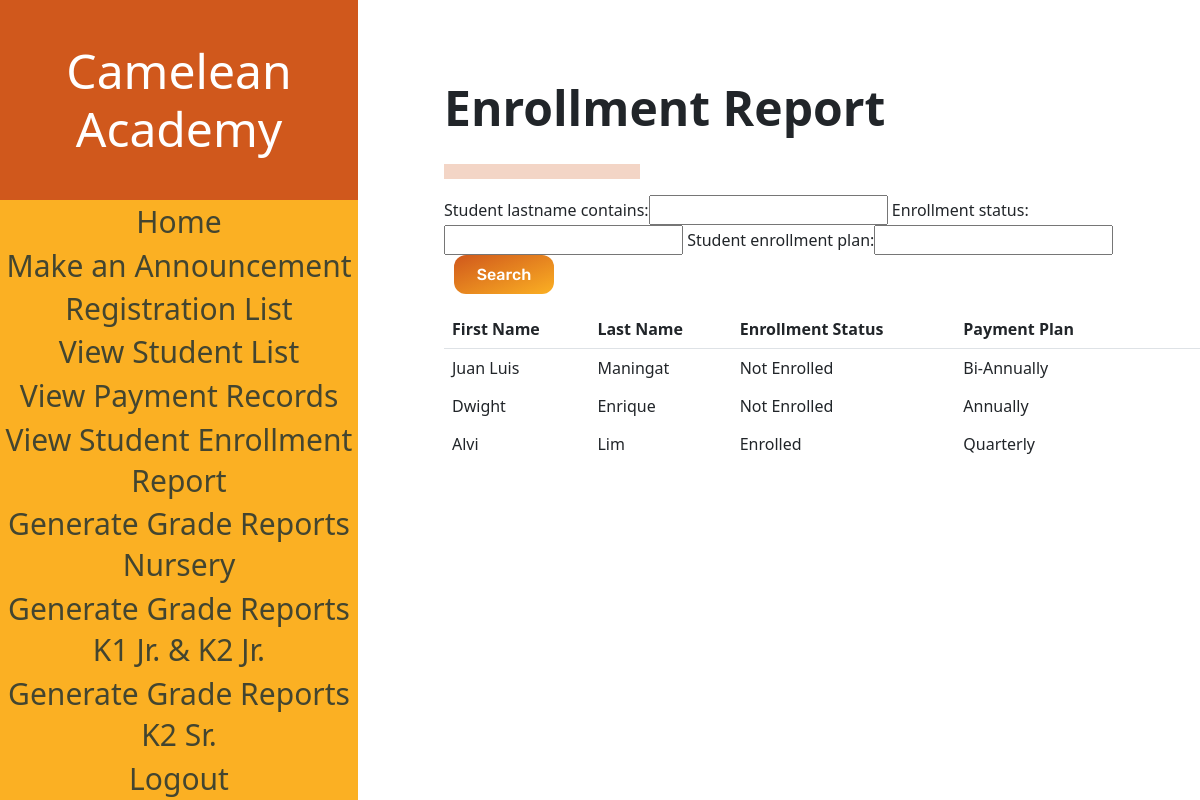
/studentEnrollment (signed in), run on the app's committed database.
### sis_app/models.py (models this page shows)
class Account(models.Model):
    username = models.CharField(max_length=128)
    password = models.CharField(max_length=128)#passwords should be stored hashed
    class Meta:
        abstract=True # Don't use this line if you want Contact to have its own table

class Student(Account):
    student_firstname = models.CharField(max_length=128, default=None)#
    student_lastname = models.CharField(max_length=128, default=None)#
    student_middlename = models.CharField(max_length=128, default=None)
    student_nickname = models.CharField(max_length=128, default=None)
    student_birthday = models.DateField(default=datetime.date.today())
    grade_levels = [
        ('Nursery','Nursery'),
        ('Kinder 1','Kinder 1'),
        ('Kinder 2 Junior', 'Kinder 2 Junior'),
        ('Kinder 2 Senior', 'Kinder 2 Senior'),
    ]
    student_grade_level = models.CharField(max_length=128, choices=grade_levels, default='Nursery')#
    status =[
    ('Not Enrolled','Not Enrolled'),
    ('Enrolled', 'Enrolled'),
    ]#
    sy = [tuple([x,x]) for x in range(2022,2035)]
    enrollment_status = models.CharField(max_length=20, choices=status,default='Not Enrolled')#
    student_schoolyear_start=models.IntegerField(choices=sy, default=None)#
    student_address = models.CharField(max_length=300, default=None)
    student_religion = models.CharField(max_length=128, default=None, blank=True)
    student_nationality = models.CharField(max_length=128, default=None)
    student_hobbies = models.TextField(max_length=500, default=None)
    student_likes = models.TextField(max_length=500, default=None)
    student_dislikes = models.TextField(max_length=500, default=None)
    student_shm = models.TextField(max_length=500, default=None)
    student_allergies = models.TextField(max_length=500, default=None)
    student_sd = models.TextField(max_length=500, default=None)
    student_oconsiderations = models.TextField(max_length=500, default=None, blank=True)
    student_guardianemail = models.EmailField(max_length = 254, default=None)
    student_f_firstname = models.CharField(max_length=128, default=None)
    student_f_lastname = models.CharField(max_length=128, default=None)
    student_f_middlename = models.CharField(max_length=128, default=None)
    student_f_telno = models.CharField(max_length=128, default=None)
    student_f_address = models.CharField(max_length=300, default=None)
    student_f_occupation = models.CharField(max_length=128, default=None)
    student_f_employer = models.CharField(max_length=128, default=None, blank=True)
    student_f_oaddress = models.CharField(max_length=300, default=None, blank=True)
    student_f_otelno = models.CharField(max_length=128, default=None, blank=True)
    student_f_natureofbusiness = models.CharField(max_length=128, default=None, blank=True)
    student_m_firstname = models.CharField(max_length=128, default=None)
    student_m_lastname = models.CharField(max_length=128, default=None)
    student_m_middlename = models.CharField(max_length=128, default=None)
    student_m_telno = models.CharField(max_length=128, default=None)
    student_m_address = models.CharField(max_length=300, default=None)
    student_m_occupation = models.CharField(max_length=128, default=None)
    student_m_employer = models.CharField(max_length=128, default=None, blank=True)
    student_m_oaddress = models.CharField(max_length=300, default=None, blank=True)
    student_m_otelno = models.CharField(max_length=128, default=None, blank=True)
    student_m_natureofbusiness = models.CharField(max_length=128, default=None, blank=True)
    student_sibling_name = models.CharField(max_length=300, default=None, blank=True)
    student_sibling_gender = models.CharField(max_length=128, default=None, blank=True)
    student_sibling_age = models.IntegerField(default=None, blank=True)
    student_sibling_school=models.CharField(max_length=300, default=None, blank=True)
    student_medexp = models.BooleanField(default = False)
    student_rules = models.BooleanField(default = False)
    student_accuracy = models.BooleanField(default = False)
    student_signedname = models.CharField(max_length=300, default=None)
    student_signdate = models.DateField(default=datetime.date.today())
    enrollment_plan_choices =[
    ('Annually','Annually'),
    ('Bi-Annually', 'Bi-Annually'),
    ('Quarterly', 'Quarterly'),
    ]
    student_enrollment_plan = models.CharField(max_length=20, choices=enrollment_plan_choices,default='Annually')

### sis_app/views.py (the view)
# urls.py: path('studentEnrollment',views.EnrollmentStatusAndPaymentPlan, name="student_enrollment"),
@login_required(login_url='sis_app:log_in')
def EnrollmentStatusAndPaymentPlan(request):
    if request.user.is_superuser:
        students = Student.objects.all()
        myFilter2 = EnrollmentStatusAndPaymentPlanFilter(request.GET, queryset=students)
        students = myFilter2.qs
        context = {'studentList' : students, 'myFilter2': myFilter2}
        return render(request,"sis_app/Student_Enrollment.html", context)
    else:
        return redirect('sis_app:home')

### sis_app/templates/sis_app/Student_Enrollment.html (shortened to what this page needs)
{% load static %}
    <link href="https://cdn.jsdelivr.net/npm/bootstrap@5.1.3/dist/css/bootstrap.min.css" rel="stylesheet">
	<link rel="stylesheet" href="{% static "styles/sEnrollment.css" %}" type="text/css">
<body>
    <div class="navbar">
        <div class="navbar-table-container">
            <table class = "navbarTable">
                <thead class= "border-bottom font-weight-bold">
                    <h1 class = "navbarHeader">
                        Camelean Academy
                    </h1>
                </thead>
                <tbody>
                    <tr class = "navbarTr">
                        <td data-heading="Testing"><a class="buttonDesignNegative" href="{% url 'sis_app:home' %}">Home</a></td>
                    </tr>
                    <tr class = "navbarTr">
                        <td data-heading="Testing"><a class="buttonDesignNegative" href="{% url 'sis_app:announcement_form' %}">Make an Announcement</a></td>
                    </tr>
                    <tr class = "navbarTr">
                        <td data-heading="Testing"><a class="buttonDesignNegative" href="{% url 'sis_app:registration_list' %}">Registration List</a></td>
                    </tr>
                    <tr class = "navbarTr">
                        <td data-heading="Testing"><a class="buttonDesignNegative" href="{% url 'sis_app:student_list' %}">View Student List</a></td>
                    </tr>
                    <tr class = "navbarTr">
                        <td data-heading="Testing"><a class="buttonDesignNegative" href="{% url 'sis_app:payment_list' %}">View Payment Records</a></td>
                    </tr>
                    <tr class = "navbarTr">
                        <td data-heading="Testing"><a class="buttonDesignNegative" href="{% url 'sis_app:student_enrollment' %}">View Student Enrollment Report</a></td>
                    </tr>
                    <tr class = "navbarTr">
                        <td data-heading="Testing"><a class="buttonDesignNegative" href="{% url 'sis_app:grade_report_nursery' %}">Generate Grade Reports<br> Nursery</a></td>
                    </tr>
                    <tr class = "navbarTr">
                        <td data-heading="Testing"><a class="buttonDesignNegative" href="{% url 'sis_app:grade_report_k1k2jr' %}">Generate Grade Reports<br> K1 Jr. & K2 Jr.</a></td>
                    </tr>
                    <tr class = "navbarTr">
                        <td data-heading="Testing"><a class="buttonDesignNegative" href="{% url 'sis_app:grade_report_kinder2senior' %}">Generate Grade Reports<br> K2 Sr.</a></td>
                    </tr>
                    <tr class = "navbarTr">
                    <td data-heading="Testing"><a class="buttonDesignNegative" href="{% url 'sis_app:log_out' %}">Logout</a></td>
                    </tr>
                </tbody>
            </table>
        </div>
    </div>
    <div class = "elements">
        <h2 class="pageHeading">Enrollment Report</h2>
        <hr id="baseHR">
        <div class = "form">
            <div class="form-container">
                <form method="get" style=>
                    {{myFilter2.form}}
                    <button class="buttonDesignPositive" id="search" type="submit">Search</button>
                </form>
                <div class="table-container">
                    <table class = "table table-borderless">
                        <thead class= "border-bottom font-weight-bold">
                            <tr>
                                <th>First Name</th>
                                <th>Last Name</th>
                                <th>Enrollment Status</th>
                                <th>Payment Plan</th>
                                <th></th>
                                <th></th>
                                <th></th>
                            </tr>
                        </thead>
                        <tbody>
                            {% for student in studentList %}
                            <tr id="searchbar">
                                <td data-heading="First Name">{{student.student_firstname}}</td>
                                <td data-heading="Last Name">{{student.student_lastname}}</td>
                                <td data-heading="Enrollment Status">{{student.enrollment_status}}</td>
                                <td data-heading="Payment Plan">{{student.student_enrollment_plan}}</td>
                            </tr>
                            {% endfor %}
                        </tbody>
                    </table>
                </div>
            </div>
        </div>
    </div>
</body>

### sis_app/static/styles/sEnrollment.css (style rules this page uses)
h1 { display: flex; justify-content: center; align-items: center; background-color: #D0581C; margin:0; color: #FFFFFF; height: 25vh; width: 358px; font-weight: 200; font-size: 48px; text-align: center; }
.navbarTable { background-color: #FBB023; height: 75vh; width: 358px; margin:0; padding:0; position: relative; }
.navbarTr { text-align: center; font-size: 30px; }
a:visited, a:link { color: #434530; text-decoration: none; }
.navbar { margin:0; padding:0; }
body { display: flex; }
h2 { padding-left: 86px; padding-top: 79px; font-weight: 700; font-size: 48px; }
#baseHR { background-color:#D0581C; width:196px; height:15px; margin-top: 27px; margin-left: 86px; }
.buttonDesignPositive { background: linear-gradient(to bottom right, #D0581C, #FBB023); border: 0; border-radius: 12px; color: #FFFFFF; cursor: pointer; display: inline-block; font-family: "Rubik", sans-serif; font-size: 16px; font-weight: 500; height: 39px; line-height: 2.5; outline: transparent; padding: 0 1rem; text-align: center; text-decoration: none; transition: box-shadow .2s ease-in-out; user-select: none; -webkit-user-select: none; touch-action: manipulation; white-space: nowrap; width: 100px; margin-left: 10px; }
.form-container { margin-left: 86px; }

### data on the page
Student: student_firstname "Juan Luis", student_lastname "Maningat", enrollment_status "Not Enrolled", student_enrollment_plan "Bi-Annually"
Student: student_firstname "Dwight", student_lastname "Enrique", enrollment_status "Not Enrolled", student_enrollment_plan "Annually"
Student: student_firstname "Alvi", student_lastname "Lim", enrollment_status "Enrolled", student_enrollment_plan "Quarterly"
